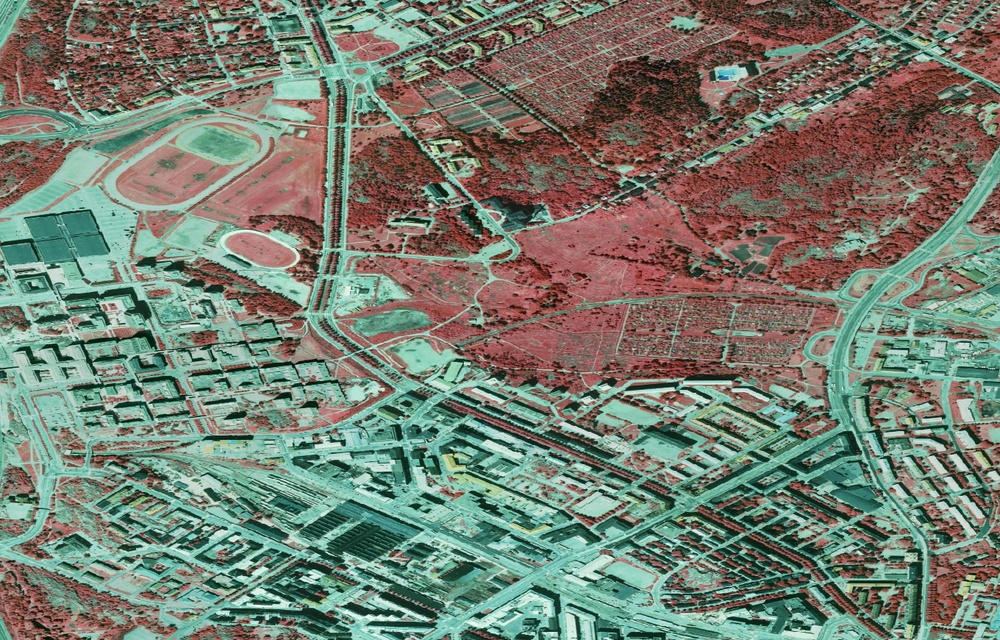
#> input picture preprocess/test.jpg, 1000 x 640 px, shrunk from 1360 x 870 before the run
$ jupyter execute gray_processer.ipynb
#> lines starting #> are read from the running program, lines starting #| are printed output that depends on the picture
[cell 1]
import cv2
from matplotlib import pyplot as plt

[cell 2]
raw_img = cv2.imread('test.jpg', cv2.IMREAD_GRAYSCALE)
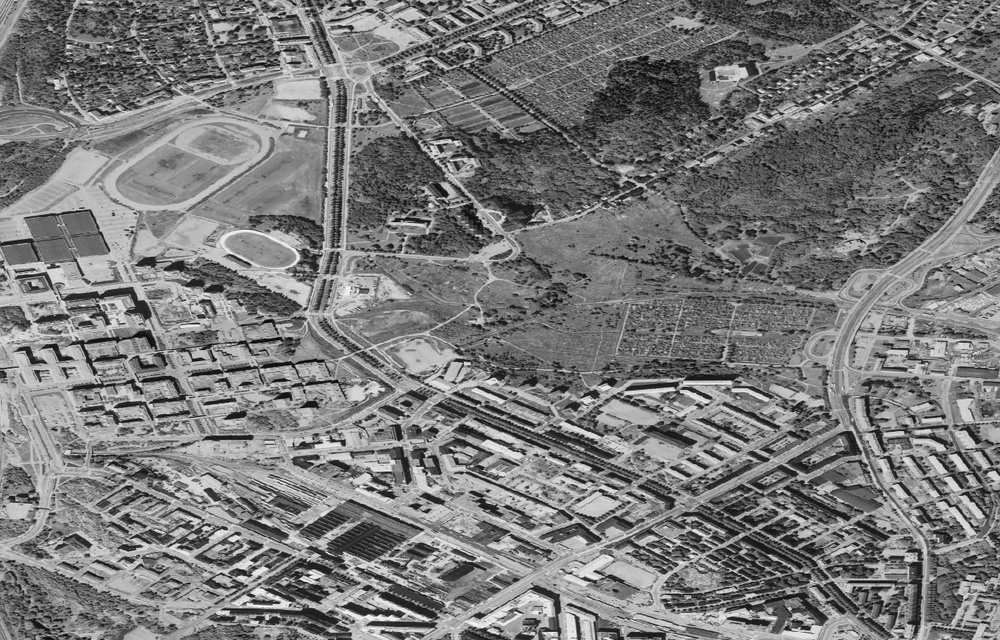
#> raw_img: shape (640, 1000); min 1, max 255, mean 121.4
img = cv2.equalizeHist(raw_img)
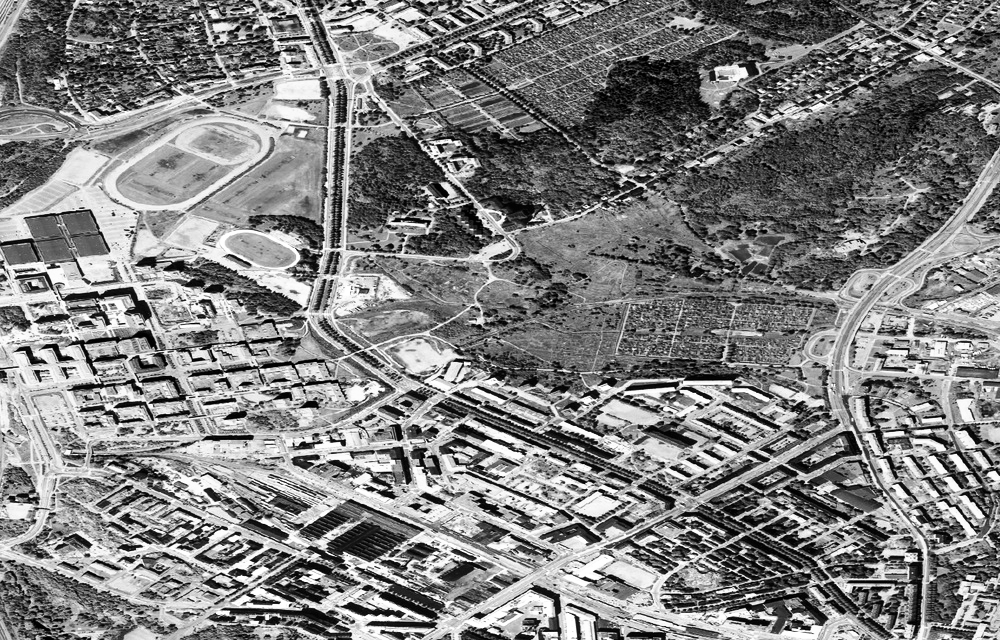
#> img: shape (640, 1000); min 0, max 255, mean 128.2

cv2.imwrite('test_gray.jpg', raw_img)
cv2.imwrite('test_gray_equalized.jpg', img)
#> Out = True
